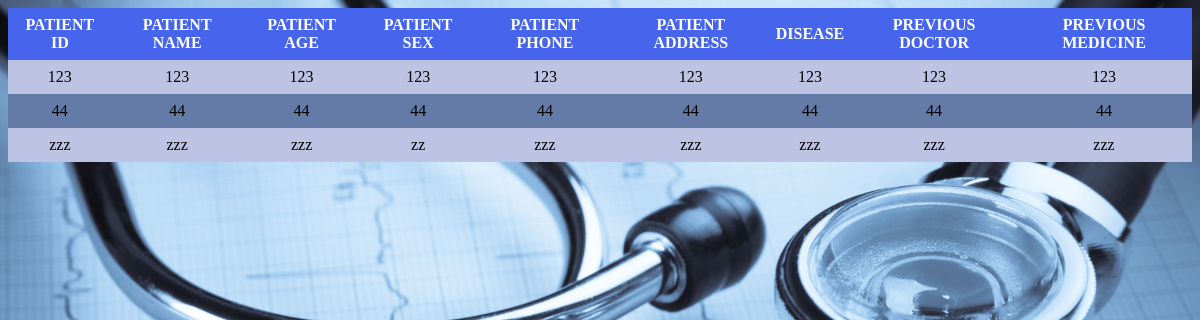
The app's page /doctorseverywhere/seepatientdata.php with its own data.
### tables this page shows
CREATE TABLE `patient` (
  `pid` varchar(20) NOT NULL,
  `pname` varchar(20) NOT NULL,
  `page` varchar(20) NOT NULL,
  `psex` varchar(20) NOT NULL,
  `pphone` varchar(20) NOT NULL,
  `paddress` varchar(20) NOT NULL
);

CREATE TABLE `patientpastrecord` (
  `pid` varchar(20) NOT NULL,
  `disease` varchar(20) NOT NULL,
  `previousdoctor` varchar(20) NOT NULL,
  `previousmedicine` varchar(20) NOT NULL
);

### doctorseverywhere/seepatientdata.php (the view)
<link rel="stylesheet" type="text/css" href="index.css">
<?php
include_once 'conn.php';
$sql = "select * from patient,patientpastrecord where patient.pid=patientpastrecord.pid;";
$result = mysqli_query($conn,$sql);
$resultCheck = mysqli_num_rows($result);
echo "<table>";
echo "<tr>";
echo "<th>" . "PATIENT ID" ."</th>"."<th>" . "PATIENT NAME" ."</th>" . "<th>" . "PATIENT AGE" ."</th>";
echo "<th>" . "PATIENT SEX" ."<th>" . "PATIENT PHONE" ."</th>" . "<th>" . "PATIENT ADDRESS" ."</th>";
echo "<th>" . "DISEASE" ."</th>" . "<th>" . "PREVIOUS DOCTOR" ."</th>";
echo "<th>" . "PREVIOUS MEDICINE";
echo "<tr>";
if($resultCheck > 0){
  while($row = mysqli_fetch_assoc($result)){
    echo "<tr>";
    echo "<td>" . $row['pid'] . " </td>";
    echo "<td>" .$row['pname'] . " </td>";
    echo "<td>" .$row['page'] . " </td>";
    echo "<td>" .$row['psex'] . " </td>";
    echo "<td>" .$row['pphone'] . " </td>";
    echo "<td>" .$row['paddress'] . " </td>";
     echo "<td>" .$row['disease'] . " </td>";
    echo "<td>" .$row['previousdoctor'] . " </td>";
    echo "<td>" .$row['previousmedicine'] . " </td>";
    echo "</tr>";
    echo "</tr>";
  }
  echo "</table>";
}
?>

### doctorseverywhere/index.css (style rules this page uses)
table { border-collapse: collapse; width: 100%; }
th, td { text-align: center; padding: 8px; }
tr:nth-child(even) { background-color: #647ba7; }
tr:nth-child(odd) { background-color: #bcc3e3; }
th { background-color: #4664ec; color: white; }

### records on screen
patient: patientpastrecord.pid "123", pname "123", page "123", psex "123", pphone "123", paddress "123", patientpastrecord.disease "123", patientpastrecord.previousdoctor "123", patientpastrecord.previousmedicine "123"
patient: patientpastrecord.pid "44", pname "44", page "44", psex "44", pphone "44", paddress "44", patientpastrecord.disease "44", patientpastrecord.previousdoctor "44", patientpastrecord.previousmedicine "44"
patient: patientpastrecord.pid "zzz", pname "zzz", page "zzz", psex "zz", pphone "zzz", paddress "zzz", patientpastrecord.disease "zzz", patientpastrecord.previousdoctor "zzz", patientpastrecord.previousmedicine "zzz"
